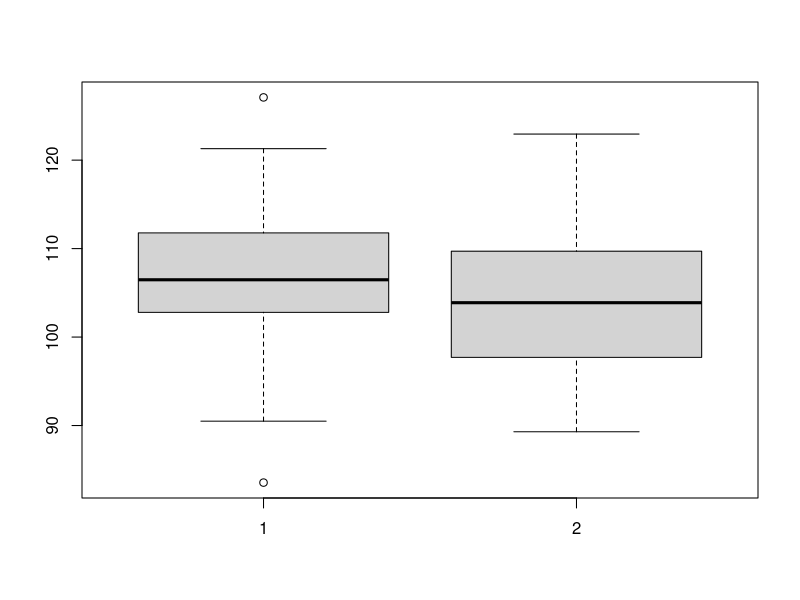
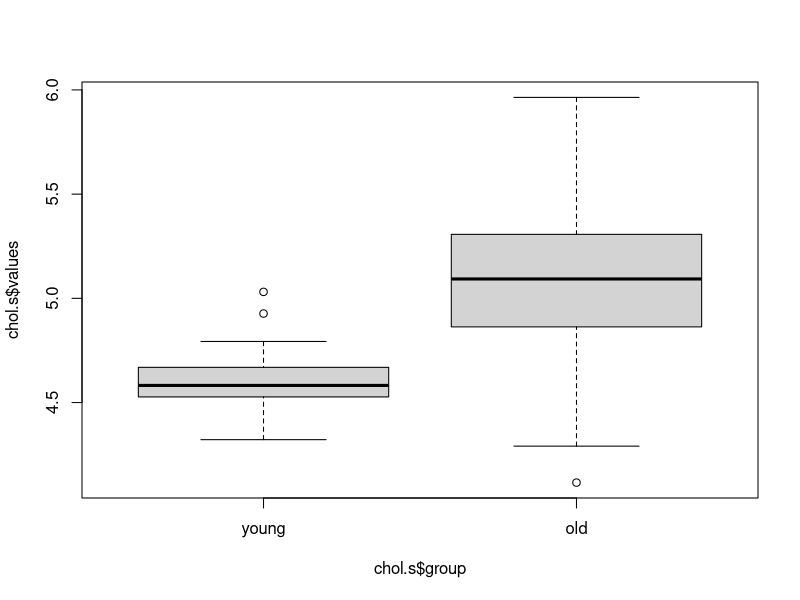
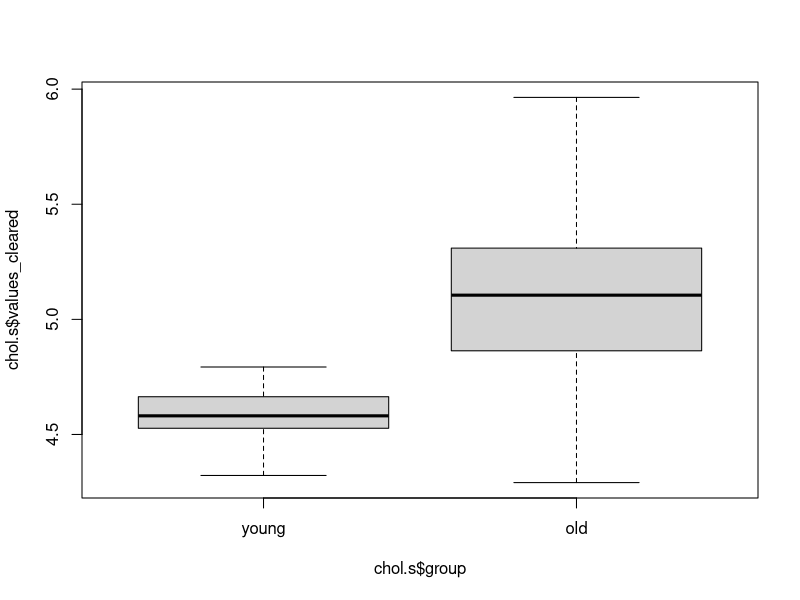
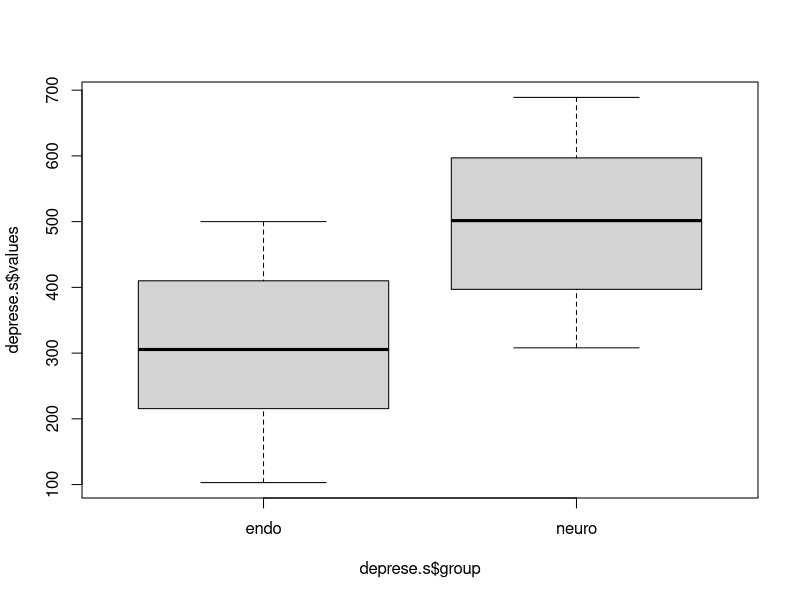
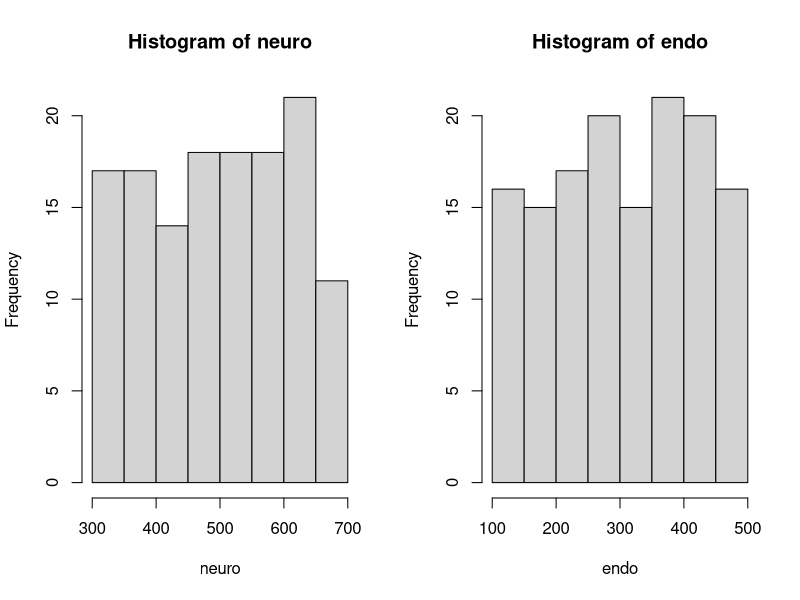
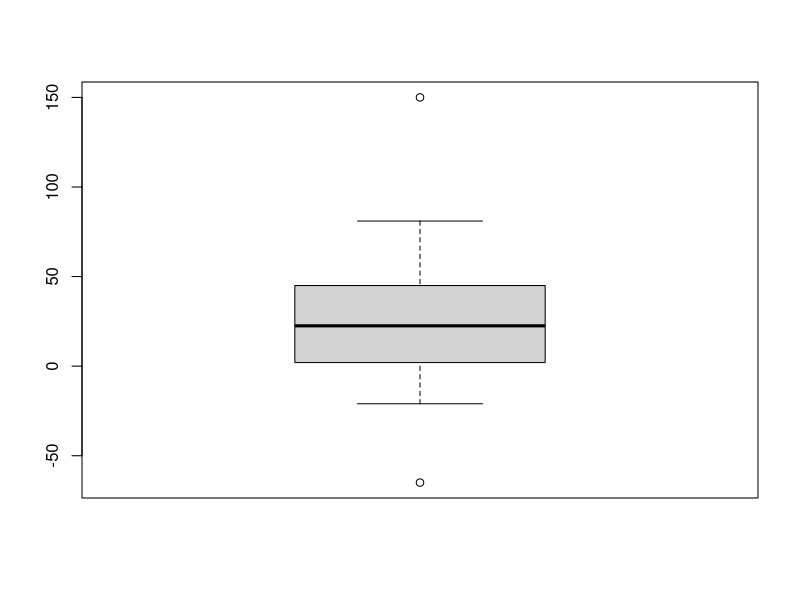
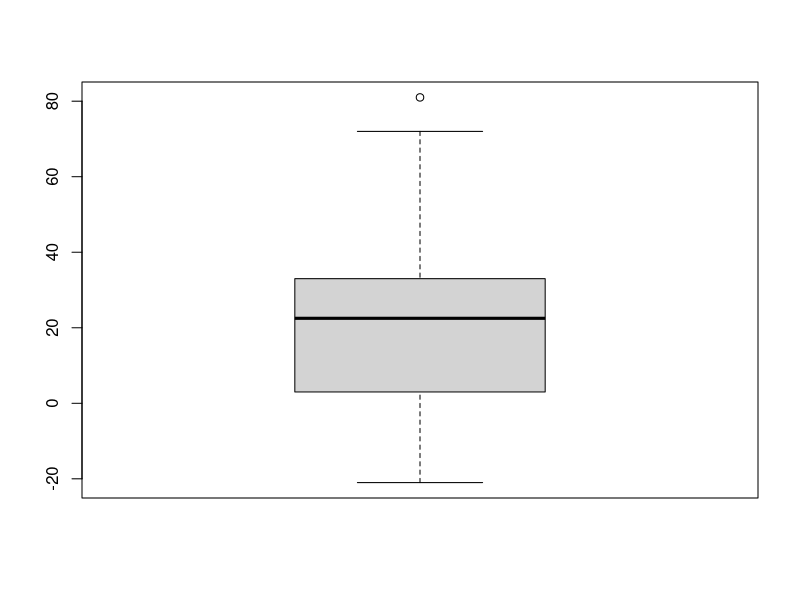

Write the R code that produced these figures, in order.
# ......................................................................................
# ...................Exercise 11. Two-sample tests/Interval estimates ..................
# ..........................Michal Béreš, Martina Litschmannová.........................
# ......................................................................................

# If text does not display correctly, set File \Reopen with Encoding ... to UTF-8 
# Use CTRL + SHIFT + O to display the contents of the script 
# Use CTRL + ENTER to run commands on a single line 

#  Overview of confidence intervals and hypothesis tests and their constructions ####
#  
# * Two columns of data - pairs/independent ####
#  
# - Paired data indicates data that are taken as two measurements of the same entities
# -> data columns are dependent.
#      - For paired data, we calculate the difference between the columns(or another
# function according to the input) and use one-sample tests for this difference.
# 
# - If there is no dependency between values in the two columns the data are
# independent. 
#     - Two-sample test is needed


# ** Examples of paired data: ####
#  
# - measuring bulbs at two different temperatures(if each piece is measured twice - at
# temperature 1 and temperature 2)
#  
# - be careful here, it can happen that the tests are eg. destructive and it is not
# possible to measure twice the same entity(product). Then we would consider two
# independent selections, each for one type of measurement -> independent data columns
# -> two-sample tests
#  
# - measurement of the patient's blood values before and after drug administration
#  
# - again pay attention to, for example, drug testing in two groups(placebo/real drug)
# ->two independent groups -> two-sample tests


# * In general for two-sample tests/CI ####
#  
# - the test is always tied to the appropriate CI -> same conditions of use
#  
# - if the test has conditions of use(eg: normality of data, symmetry of data) then this
# condition must be met **for both data columns**, if at least one does not meet, we
# consider the assumption to be broken
#  
# - one of the very important assumptions is data independence
#  
# - eg: measurement of products of manufacturer A and products of manufacturer B - here
# it is reasonable to assume that the products of manufacturer A are separate entities
# from the products of manufacturer B


# * Two-sample tests/IO - difference of position measures ####
#  


# we create test data
data1 = rnorm(n = 30, mean = 105, sd = 10)
data2 = rnorm(n = 30, mean = 100, sd = 10)
boxplot(data1,data2)

# ** Two-sample Student's t-test ####
#  
# - Tests/estimates difference of means: $H_0: \mu_{1} - \mu_{2} = a$
# - requirements:
#     - Data normality
#     - Homoskedasticity(scatter matching)
#     - independence of selections
# - the function must have the parameter var.equal=TRUE


# H0: mu1 - mu2=2
# HA: mu1 - mu2!=2

t.test(x = data1, y = data2, mu = 2, alternative = "two.sided",
       var.equal = TRUE, conf.level = 0.95)

# H0: mu1 - mu2=2
# HA: mu1 - mu2>2

t.test(x = data1, y = data2, mu = 2, alternative = "greater",
       var.equal = TRUE, conf.level = 0.95)

# H0: mu1 - mu2=2
# HA: mu1 - mu2<2

t.test(x = data1, y = data2, mu = 2, alternative = "less",
       var.equal = TRUE, conf.level = 0.95)

# ** Aspin-Welsh test ####
#  
# - Tests/estimates the difference of means: $H_0: \mu_{1} - \mu_{2} = a$
# - requirements:
#     - Data normality
#     - independence of selections
# - the function must have the parameter var.equal=FALSE


# H0: mu1 - mu2=2
# HA: mu1 - mu2!=2

t.test(x = data1, y = data2, mu = 2, alternative = "two.sided",
       var.equal = FALSE, conf.level = 0.95)

# H0: mu1 - mu2=2
# HA: mu1 - mu2>2

t.test(x = data1, y = data2, mu = 0, alternative = "greater",
       var.equal = FALSE, conf.level = 0.95)

# H0: mu1 - mu2=2
# HA: mu1 - mu2<2

t.test(x = data1, y = data2, mu = 0, alternative = "less",
       var.equal = FALSE, conf.level = 0.95)

# ** Mann-Whitney test ####
#  
# - Tests/estimates difference of medians: $H_0: X_{0.5,1} - X_{0.5,2} = a$
# - requirements:
#     - independence of selections
#     - (same shape of the distribution)
# - requires conf.int=TRUE, to calculate CI


# H0: X0.5,1 - X0.5,2=2
# HA: X0.5,1 - X0.5,2!=2

wilcox.test(x = data1, y = data2, mu = 2, alternative = "two.sided",
            conf.level=0.95, conf.int = TRUE)

# H0: X0.5,1 - X0.5,2=2
# HA: X0.5,1 - X0.5,2>2

wilcox.test(x = data1, y = data2, mu = 2, alternative = "greater",
            conf.level=0.95, conf.int = TRUE)

# H0: X0.5,1 - X0.5,2=2
# HA: X0.5,1 - X0.5,2<2

wilcox.test(x = data1, y = data2, mu = 2, alternative = "less",
            conf.level=0.95, conf.int = TRUE)

# * Two-sample tests/CI - proportion of variances ####
#  
# ** F-test ####
#  
# - Tests/estimates the ratio of variances: $H_0: \sigma^2_{1} / \sigma^2_{2} = a$
# - requirements:
#     - data normality
#     - independence of selections


# H0: sigma1 ^ 2/sigma2 ^ 2=1
# H0: sigma1 ^ 2/sigma2 ^ 2!=1

var.test(x = data1, y = data2, ratio = 1, alternative = "two.sided",
         conf.level = 0.95)

# H0: sigma1 ^ 2/sigma2 ^ 2=1
# H0: sigma1 ^ 2/sigma2 ^ 2>1

var.test(x = data1, y = data2, ratio = 1, alternative = "greater",
         conf.level = 0.95)

# H0: sigma1 ^ 2/sigma2 ^ 2=1
# H0: sigma1 ^ 2/sigma2 ^ 2<1

var.test(x = data1, y = data2, ratio = 1, alternative = "less",
         conf.level = 0.95)

# ** Levene's test ####
#  
# - Tests equality of variances: $H_0: \sigma^2_{1} = \sigma^2_{2}$!
# - requirements:
#     - independence of selections
# - requires data in standard data format 
# - leveneTest function in the car package


# we produce data in a standard data format

data1.df = as.data.frame(data1)
data1.df$typ = "d1"
colnames(data1.df) = c("data", "typ")

data2.df = as.data.frame(data2)
data2.df$typ = "d2"
colnames(data2.df) = c("data", "typ")

data = rbind(data1.df, data2.df)
data$typ = as.factor(data$typ)

head(data)

# install.packages("car")

# H0: sigma1 ^ 2=sigma2 ^ 2
# HA: sigma1 ^ 2!=Sigma2 ^ 2

car::leveneTest(data$data ~ data$typ)

# * Two-sample tests/CI - difference of probabilities ####
#  
# ** Test of parameter of two binomial distributions ####
#  
# - Tests if the probability matches: $H_0: \pi_{1} - \pi_{2} = 0$
# - requirements:
#     - sufficient selection size: $n_i>\frac{9}{p_i(1-p_i)}$
#     - independence of selections


# we will produce suitable data
pi1 = 0.4
pi2 = 0.3

dp1 = runif(n = 100, min = 0, max = 1) < pi1
dp2 = runif(n = 130, min = 0, max = 1) < pi2

x1 = sum(dp1)
n1 = length(dp1)

x2 = sum(dp2)
n2 = length(dp2)

x1
n1
x2
n2

# H0: pi1 - pi2=0
# HA: pi1 - pi2!=0

prop.test(x = c(x1, x2), n = c(n1, n2), alternative="two.sided",
          conf.level=0.95)

# H0: pi1 - pi2=0
# HA: pi1 - pi2>0

prop.test(x = c(x1, x2), n = c(n1, n2), alternative="greater",
          conf.level=0.95)

# H0: pi1 - pi2=0
# HA: pi1 - pi2<0

prop.test(x = c(x1, x2), n = c(n1, n2), alternative="less",
          conf.level=0.95)

#  Examples ####


library(dplyr)
library(rstatix)

#  
# * Example 1. ####
#  
# Data in the cholesterol2.xls file indicate the blood cholesterol level of men of two
# different age groups(20-30 years and 40-50 years). Verify at the significance level
# 0.05 the hypothesis that the cholesterol level in the blood of older men does not
# differ from the cholesterol level in the blood of younger men.


# Load data
chol = readxl::read_excel("data/testy_dvouvyberove.xlsx",
                  sheet = "cholesterol2",
                  skip = 1)   
colnames(chol)=c("young","old")
head(chol)

# Convert to standard data format
chol.s = stack(chol)
chol.s = na.omit(chol.s)
colnames(chol.s) = c ("values","group")
head(chol.s)

# Exploratory analysis
boxplot(chol.s$values ~ chol.s$group)

# Elimination of outliars:
chol.s$id = seq(1,length(chol.s$values))

outliars = chol.s %>% group_by(group) %>% identify_outliers(values)
outliars

chol.s$values_cleared = ifelse(chol.s$id %in% outliars$id, NA, chol.s$values)

boxplot(chol.s$values_cleared~chol.s$group)

# be careful in the data we have NA
# eg for length determination

chol.s %>%  group_by(group) %>% 
            summarise(count = sum(!is.na(values_cleared)),
                      mean = mean(values_cleared, na.rm = TRUE), 
                      std = sd(values_cleared, na.rm = TRUE))

# rounding ->3 valid digits ->according to sd to thousands


# **Difference of Mean/median test**


# Verification of normality
chol.s %>%  group_by(group) %>% 
            summarise(norm.pval = shapiro.test(values_cleared)$p.value)

# normality at significance 0.05 OK


# Exactly by F-test

# H0: sigma.old=sigma.young
# Ha: sigma.old<>sigma.young

# I select the required data
young = chol.s$values_cleared[chol.s$group == "young"]
old = chol.s$values_cleared[chol.s$group == "old"]

var.test(x = young, y = old, ratio = 1, conf.level=0.95)

# at. significance 0.05 we reject the assumption of same variances
# The observed discrepancy between the variances is significant at the significance level of 0.05
# Mark as statistically significant.


# Verification of same mean values(Aspin-Welch test)

# H0: mu.old - mu.young=0
# Ha: mu.old - mu.young!=0

t.test(x = old, y = young, mu = 0, 
       alternative = "two.sided", var.equal=FALSE, conf.level=0.95)

# in hl. significance 0.05 we reject H0->there is a stat. significant difference.


# H0: mu.old=mu.young
# Ha: mu.old>mu.young

t.test(x = old, y = young, mu = 0, alternative = "greater",
       var.equal = FALSE, conf.level = 0.95)

# * Example 2. ####
#  
# The data in the depression.xls file represent the length of remission in days from a
# simple random selection of two different groups of patients(patients with endogenous
# depression and patients with neurotic depression). Verify that the observed difference
# in mean remission length in these two groups of patients is statistically significant.
#  


# Read data from xlsx file(using readxl package)
deprese = readxl::read_excel("data/testy_dvouvyberove.xlsx",
                     sheet = "deprese")   
colnames(deprese)=c("endo","neuro")

head(deprese)

# Conversion to standard data format
deprese.s = stack(deprese)
deprese.s = na.omit(deprese.s)
colnames(deprese.s) = c ("values","group")

head(deprese.s)

# Exploratory analysis
boxplot(deprese.s$values~deprese.s$group)

# Data does not contain outliers


library(dplyr)

deprese.s %>%  group_by(group) %>% 
                summarise(count = length(values),
                          mean = mean(values), 
                          std = sd(values))

# rounding ->3 valid digits ->according to sd


# **Diference of Mean/median test**
#  


# Normality verification
# We assume the assumption of normality by the Shapir - Wilk test.
deprese.s %>%  group_by(group) %>% 
                summarise(norm.pval = shapiro.test(values)$p.value)


# at significance 0.05, we reject the assumption of normality


# at least as a guide, we check the similarity of the distribution

# we choose data for easier processing

neuro = deprese.s$values[deprese.s$group == "neuro"]
endo = deprese.s$values[deprese.s$group == "endo"]


par(mfrow = c(1,2))
hist(neuro)
hist(endo)

# Difference of median (Mann-Whitney test)

# According to the histograms, we assume that the data have the same type of distribution.

# H0: med.neuro=med.endo(med.neuro - med.endo=0)
# Ha: med.neuro!=Med.endo(med.neuro - med.endo!=0)

wilcox.test(x = neuro, y = endo, mu = 0, alternative = "two.sided",
            conf.level=0.95, conf.int = TRUE)

# at significance 0.05 we reject H0->there is a stat. significant difference


# H0: med.neuro=med.endo(med.neuro - med.endo=0)
# Ha: med.neuro>med.endo(med.neuro - med.endo>0)

wilcox.test(x = neuro, y = endo, mu = 0, alternative = "greater",
            conf.level=0.95, conf.int = TRUE)

# * Example 3. ####
#  
# We monitor urine osmolality at the patient station at 08:00 and 11:00 for 16 men.
# Based on the results in the osmolality.xls file, verify that the osmolality has
# increased statistically significantly.
#  


# Load data
osmolalita = readxl::read_excel("data/testy_dvouvyberove.xlsx",
                        sheet = "osmolalita", skip = 1)  
osmolalita = osmolalita[,c(2,3)]
colnames(osmolalita)=c("o8","o11")
head(osmolalita)

# Calculation of osmolality increase
osmolalita$increase = osmolalita$o11 -  osmolalita$o8

# Exploratory analysis
par(mfrow = c(1,1))
boxplot(osmolalita$increase)

# Data contains outliars


# Elimination of outliars:
osmolalita$id = seq(1,length(osmolalita$increase))

outliars = osmolalita %>% identify_outliers(increase)
outliars
osmolalita$increase_cleared = ifelse(osmolalita$id %in% outliars$id, NA, osmolalita$increase)

boxplot(osmolalita$increase_cleared)

# Exploratory analysis for data without outliars
library(dplyr)

osmolalita %>% summarise(count = sum(!is.na(increase_cleared)),
                         mean = mean(increase_cleared, na.rm = TRUE), 
                         std = sd(increase_cleared, na.rm = TRUE))

# rounding ->2 valid digits ->according to sd per unit


# Verification of normality
# The presumption of normality is verified by the Shapir - Wilk test.
shapiro.test(osmolalita$increase_cleared)

# Paired t-test
# H0: mu.increase=0 mm
# Ha: mu.increase>0 mm

t.test(osmolalita$increase_cleared, mu = 0, alternative = "greater")

# * Example 4. ####
#  
# Semiconductor components of two manufacturers - MM and PP - were tested. MM claims
# that its products have a lower percentage of defective pieces. To verify this claim,
# 200 components were randomly selected from MM production, of which 14 were defective.
# A similar experiment was performed at PP with the result of 10 defective out of 100
# randomly selected components.
#  
# ** a) ####
#  
# Test MM's claim with a clean significance test.
#  


x.MM = 14
n.MM = 200
p.MM = x.MM/n.MM
p.MM

x.PP = 10
n.PP = 100
p.PP = x.PP/n.PP
p.PP

# Verification of assumptions
9/(p.MM*(1-p.MM))
9/(p.PP*(1-p.PP))

# Pearson's X2 test
# H0: pi.PP=pi.MM
# Ha: pi.PP>pi.MM

prop.test(x = c(x.PP,x.MM),n = c(n.PP,n.MM), alternative = "greater",
          conf.level = 0.95)

# at significance 0.05 we do not reject H0 - ie assumption.
# identical error rates. Therefore, it cannot be said that MM has better production.


# Pearson's X2 test
# H0: pi.PP=pi.MM
# Ha: pi.PP!=Pi.MM

prop.test(x = c(x.PP,x.MM),n = c(n.PP,n.MM), alternative = "two.sided",
          conf.level = 0.95)

# ** b) ####
#  
# Test MM's statement using an interval estimate of a significance level of 0.05.
#  


# Based on 95% Clopper - Pearson right - hand interval estimation
# -0.036; 1,000) the observed difference in production quality can be described as
# not statistically significant. We can reach the same conclusions on the basis of
# Pearson's right-hand test
prop.test(x = c(x.PP,x.MM),n = c(n.PP,n.MM), alternative = "two.sided",
          conf.level = 0.95)



